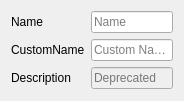
       <widget class="QFrame" name="frame_4">
        <property name="geometry">
         <rect>
          <x>10</x>
          <y>10</y>
          <width>184</width>
          <height>101</height>
         </rect>
        </property>
        <property name="frameShape">
         <enum>QFrame::NoFrame</enum>
        </property>
        <property name="frameShadow">
         <enum>QFrame::Raised</enum>
        </property>
        <layout class="QGridLayout" name="gridLayout_17">
         <item row="0" column="1">
          <widget class="QLineEdit" name="Name">
           <property name="placeholderText">
            <string>Name</string>
           </property>
          </widget>
         </item>
         <item row="0" column="0">
          <widget class="QLabel" name="label_121">
           <property name="text">
            <string>Name</string>
           </property>
          </widget>
         </item>
         <item row="2" column="0">
          <widget class="QLabel" name="label_122">
           <property name="text">
            <string>Description</string>
           </property>
          </widget>
         </item>
         <item row="2" column="1">
          <widget class="QLineEdit" name="Description">
           <property name="enabled">
            <bool>false</bool>
           </property>
           <property name="placeholderText">
            <string>Deprecated</string>
           </property>
          </widget>
         </item>
         <item row="1" column="1">
          <widget class="QLineEdit" name="CustomName">
           <property name="placeholderText">
            <string>Custom Name</string>
           </property>
          </widget>
         </item>
         <item row="1" column="0">
          <widget class="QLabel" name="label_124">
           <property name="text">
            <string>CustomName</string>
           </property>
          </widget>
         </item>
        </layout>
       </widget>
